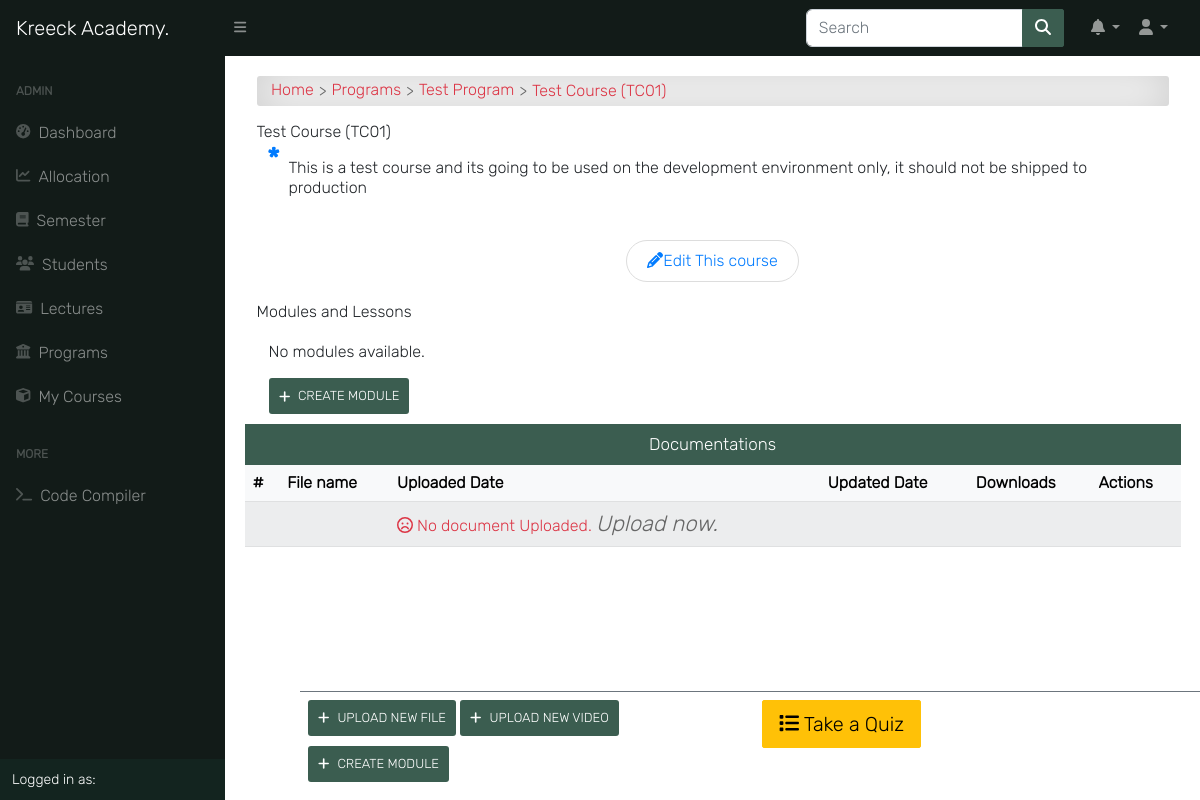
Page /programs/course/test-course/detail/ (signed in) on the committed database.
### course/models.py (models this page shows, shortened)
class Course(models.Model):
    slug = models.SlugField(blank=True, unique=True)
    title = models.CharField(max_length=200, null=True)
    code = models.CharField(max_length=200, unique=True, null=True)
    credit = models.IntegerField(null=True, default=0)
    summary = models.TextField(max_length=200, blank=True, null=True)
    program = models.ForeignKey(Program, on_delete=models.CASCADE)
    level = models.CharField(max_length=25, choices=LEVEL, null=True)
    year = models.IntegerField(choices=YEARS, default=0)
    semester = models.CharField(choices=SEMESTER, max_length=200)
    is_elective = models.BooleanField(default=False, blank=True, null=True)
    price = models.DecimalField(max_digits=10, decimal_places=2, default=0.00)
    objects = CourseManager()
    def __str__(self):
        return "{0} ({1})".format(self.title, self.code, self.price)

class Program(models.Model):
    title = models.CharField(max_length=150, unique=True)
    summary = models.TextField(null=True, blank=True)
    objects = ProgramManager()
    def __str__(self):
        return self.title

### course/views.py (the view)
# urls.py: path('course/<slug>/detail/', course_single, name='course_detail'),
@login_required
def course_single(request, slug):
    course = get_object_or_404(Course, slug=slug)
    files = Upload.objects.filter(course__slug=slug)
    videos = UploadVideo.objects.filter(course__slug=slug)
    modules = Module.objects.filter(course=course)
    lecturers = CourseAllocation.objects.filter(courses__pk=course.id)
    return render(request, 'course/course_single.html', {
        'title': course.title,
        'course': course,
        'files': files,
        'videos': videos,
        'modules': modules,
        'lecturers': lecturers,
        'media_url': settings.MEDIA_ROOT,
    })

### templates/course/course_single.html (shortened to what this page needs)
{% extends 'base.html' %}
{% load static %}
{% block content %}
<div class="container">
    <div id="input-nav">
        <a href="{% url 'home' %}" class="primary1">Home</a>
        <a href="{% url 'programs' %}" class="primary1">Programs</a>
        <a href="{% url 'program_detail' course.program.id %}" class="primary1">{{ course.program }}</a>
        {{ course }}
    </div>
    <div class="manage-wrap">
        <div class="row">
            <div class="col ml-auto">
                {% if request.user.is_superuser or request.user.is_lecturer %}
                <a class="add-button" href="{% url 'upload_file_view' course.slug %}"><i class="fas fa-plus"></i>
                    Upload new file
                </a>
                <a class="add-button" href="{% url 'upload_video' course.slug %}"><i class="fas fa-plus"></i>
                    Upload new video
                </a>
                <a class="add-button" href="{% url 'create_module' course.slug %}"><i class="fas fa-plus"></i>
                    Create Module
                </a>
                {% endif %}
            </div>
            <div class="col text-right">
                <a class="btn btn-lg btn-warning" href="{% url 'quiz_index' course.slug %}"><i class="fas fa-list"></i>
                    Take a Quiz
                </a>
            </div>
        </div>
    </div>
    <div class="title">{{ course }}</div>
    <p class="program-description">{{ course.summary }}</p>
    {% if request.user.is_superuser %}
    <div class="btn-flex">
        <a class="edit-btn" href="{% url 'edit_course' course.slug %}">
            <i class="fas fa-pencil-alt"></i><span class="mobile-hide">Edit This course</span>
        </a>
    </div>
    {% endif %}
    <div class="site-section">
        <div class="title">Modules and Lessons</div>
        <br>
        <div class="container">
            {% if modules %}
                {% for module in modules %}
                    <div id="module-{{ module.id }}" class="card mb-3">
                        <div class="card-header d-flex justify-content-between align-items-center">
                            <h6 id="module-title-{{ module.id }}" class="module-title" data-module-id="{{ module.id }}" contenteditable="true">{{ module.title }}</h6>
                            <div>
                                <a href="{% url 'upload_video' course.slug %}?module_id={{ module.id }}" class="add-lesson-button btn btn-sm btn-outline-primary">
                                    <i class="fas fa-plus"></i> Add Lesson
                                </a>
                                <a href="#" class="delete-module-button btn btn-sm btn-outline-danger" data-module-id="{{ module.id }}">
                                    <i class="fas fa-trash-alt"></i> Delete Module
                                </a>
                            </div>
                        </div>
                        <div class="card-body">
                            <table class="table table-bordered">
                                <thead>
                                    <tr>
                                        <th>#</th>
                                        <th>Lesson Title</th>
                                        <th>Duration</th>
                                        <th>Actions</th>
                                    </tr>
                                </thead>
                                <tbody>
                                    {% for lesson in module.lessons.all %}
                                        <tr>
                                            <td>{{ forloop.counter }}</td>
                                            <td>
                                                <a href="{{ lesson.get_absolute_url }}" title="{{ lesson }}">
                                                    <i style="font-size: 20px; padding-right: 10px;" class="fas fa-video"></i>
                                                        {{ lesson.title|title }}
                                                </a>
                                            </td>
                                            <td>{{ lesson.duration }}</td>
                                            <td>
                                                <a href="#" class="update">Edit</a>
                                                <a href="#" class="delete" data-lesson-id="{{ lesson.id }}">Delete</a>
                                            </td>
                                        </tr>
                                    {% empty %}
                                        <tr>
                                            <td colspan="3">No lessons available.</td>
                                        </tr>
                                    {% endfor %}
                                </tbody>
                            </table>
                        </div>
                    </div>
                {% endfor %}
            {% else %}
                <p>No modules available.</p>
                <a class="add-button" href="{% url 'create_module' course.slug %}"><i class="fas fa-plus"></i>
                    Create Module
                </a>
            {% endif %}
        </div>
    </div>
    <div class="row">
        <div class="col-md-12 p-0">
            <p class="form-title m-0">Documentations</p>
            <div class="table-responsive">
                <table class="table table-shadow table-light table-striped m-0">
                    <thead>
                        <tr>
                            <th>#</th>
                            <th>File name</th>
                            <th>Uploaded Date</th>
                            <th>Updated Date</th>
                            <th>Downloads</th>
                            {% if request.user.is_superuser or request.user.is_lecturer %}
                            <th>Actions</th>
                            {% endif %}
                        </tr>
                    </thead>
                    <tbody>
                        {% for file in files %}
                        <tr>
                            <td>{{ forloop.counter }}</td>
                            <td><a href="{{ file.file.url }}" title="{{ file }}">
                                    <i style="font-size: 20px; padding-right: 10px;"
                                        class="fas fa-file-{{ file.get_extension_short }}"></i>
                                    {{ file.title|title }}
                                </a>
                            </td>
                            <td>{{ file.upload_time|date }}</td>
                            <td>{{ file.updated_date|date }}</td>
                            <th>
                                <div>
                                    <a class="downloadBtn" href="{{ file.file.url }}">
                                        <svg class="svgIcon" viewBox="0 0 384 512" height="1em" xmlns="http://www.w3.org/2000/svg"><path d="M169.4 470.6c-12.5 12.5-32.8 12.5-45.3 0l-93.4-93.4c-12.5-12.5-12.5-32.8 0-45.3 12.5-12.5 32.8-12.5 45.3 0l64.4 64.3V40c0-17.7 14.3-32 32-32s32 14.3 32 32v396.7l64.4-64.3c12.5-12.5 32.8-12.5 45.3 0 12.5 12.5 12.5 32.8 0 45.3l-93.4 93.4zM384 64H32C14.3 64 0 78.3 0 96v320c0 17.7 14.3 32 32 32h352c17.7 0 32-14.3 32-32V96c0-17.7-14.3-32-32-32z"/></svg>
                                        Download
                                    </a>
                                </div>
                            </th>
                            {% if request.user.is_superuser or request.user.is_lecturer %}
                            <td>
                                <div class="update-delete">
                                    <a href="{% url 'upload_file_edit' slug=course.slug file_slug=file.slug %}"
                                        class="update" title="Edit">
                                        <i class="fas fa-pencil-alt"></i>
                                    </a>
                                    <a href="{% url 'upload_file_delete' slug=course.slug file_slug=file.slug %}"
                                        class="delete" title="Delete">
                                        <i class="fas fa-trash-alt"></i>
                                    </a>
                                </div>
                            </td>
                            {% endif %}
                            {% empty %}
                        <tr>
                            <td></td>
                            <td></td>
                            <td>
                                <span class="text-danger">
                                    <i class="far fa-frown fa-1x"></i> No document Uploaded.
                                    {% if request.user.is_superuser or request.user.is_lecturer %}
                                    <a href="{% url 'upload_file_view' course.slug %}">
                                        <i class="primary" style="font-size: 22px;">
                                            Upload now.
                                        </i>
                                        {% endif %}
                                    </a>
                                </span>
                            </td>
                            <td></td>
                            <td></td>
                            <td></td>
                        </tr>
                        {% endfor %}
                    </tbody>
                </table>
            </div>
        </div>
    </div>
</div>
{% endblock content %}

### static/css/all.css (style rules this page uses)
.fa-1x { font-size: 1em; }
.fa-list:before { content: "\f03a"; }
.fa-plus:before { content: "\f067"; }

### static/css/style.css (style rules this page uses)
*, body { font-family: "Inter", sans-serif; }
body { background-color: #ffffff; }
.btn { border-radius: 2px; }
.table td, .table th { vertical-align: middle; }
.btn-flex { display: -webkit-box; display: -ms-flexbox; display: flex; -webkit-box-pack: center; -ms-flex-pack: center; justify-content: center; -ms-flex-wrap: wrap; flex-wrap: wrap; margin: 10px auto; }
.text-danger i { font-size: 16px; }
.manage-wrap { position: fixed; bottom: 0; right: 0; left: 300px; padding: 0.5rem; z-index: 10; background-color: rgba(255, 255, 255, 0.8); border-top: 1px solid #6c757d; -webkit-transition: 0.3s; transition: 0.3s; }
#input-nav { display: -webkit-box; display: -ms-flexbox; display: flex; -ms-flex-wrap: wrap; flex-wrap: wrap; -webkit-box-align: center; -ms-flex-align: center; align-items: center; padding: 0.3rem 0.9rem; margin-bottom: 1rem; color: #dc3545; border-radius: 3px; background-color: #fff !important; -webkit-box-shadow: inset 0 0 2.5rem rgba(0, 0, 0, 0.2); box-shadow: inset 0 0 2.5rem rgba(0, 0, 0, 0.2); }
#input-nav a { color: #dc3545; }
#input-nav a::after { content: ">"; color: #666; margin: 0 5px; vertical-align: middle; }
a { color: #666; text-decoration: none; }
.program-description { position: relative; padding: 1rem 2rem; }
.program-description::before { content: "*"; position: absolute; top: 0; left: 10px; color: #007bff; font-weight: bold; font-size: 30px; margin-right: 1rem; }
.add-button { display: -webkit-inline-box; display: -ms-inline-flexbox; display: inline-flex; -webkit-box-align: center; -ms-flex-align: center; align-items: center; text-transform: uppercase; text-align: center; background:#3b5d50; color: #fff; padding: 10px; margin-bottom: 10px; cursor: pointer; border-radius: 3px; -webkit-transition: 0.5s; transition: 0.5s; font-size: 13px; }
.add-button .fa-plus { margin-right: 8px; }
.form-title { display: -webkit-box; display: -ms-flexbox; display: flex; -webkit-box-align: center; -ms-flex-align: center; align-items: center; -webkit-box-pack: center; -ms-flex-pack: center; justify-content: center; font-weight: 400; font-size: 17px; padding: 10px; background: #3b5d50; color: #fff; text-align: center; margin-bottom: 15px; }
.edit-btn { font-family: inherit; text-align: center; width: auto; padding: 10px 20px; margin: 10px auto; cursor: pointer; color: #007bff; border: 1px solid #ddd; border-radius: 2rem; }

### rows in the picture
Course: program "Test Program", title+code+price "Test Course (TC01)", summary "This is a test course and its going to be used on the development environment only, it should not be shipped to production"
